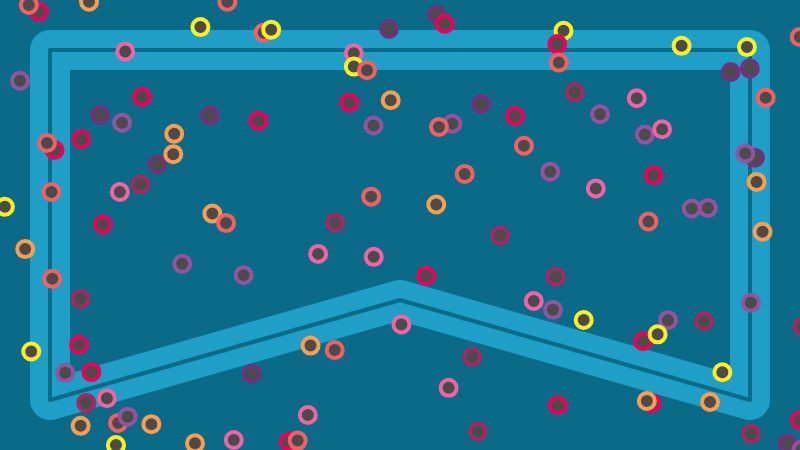
Frame 1 (no input)
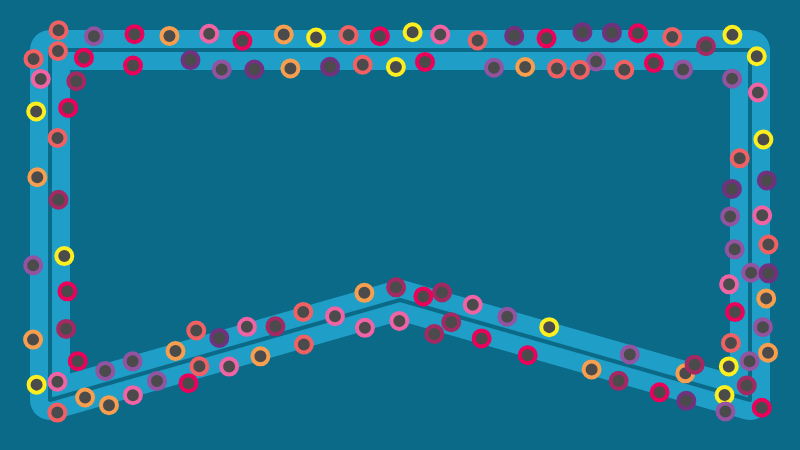
Frame 60 (no input)
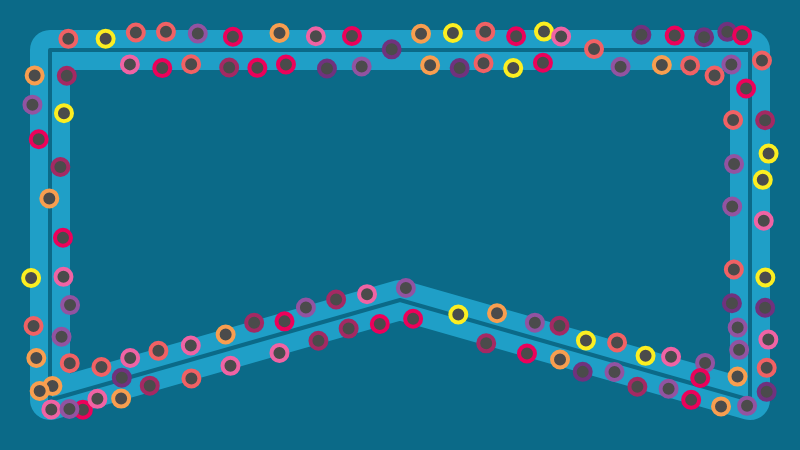
Frame 120 (the mouse pressed at the canvas centre since frame 60)

The p5.js sketch that drew these frames (run headless with seeded random() and noise() and a simulated clock; from frame 60 on, the mouse is pressed at the canvas centre):

// p5.js sketch
// ── sketch.js
// Path Following (Complex Path)
// The Nature of Code
// The Coding Train / Daniel Shiffman
// https://youtu.be/LrnR6dc2IfM
// https://thecodingtrain.com/learning/nature-of-code/5.7-path-following.html

// Path Following: https://editor.p5js.org/codingtrain/sketches/dqM054vBV
// Complex Path: https://editor.p5js.org/codingtrain/sketches/2FFzvxwVt

// Crowd Path Following
// Via Reynolds: http://www.red3d.com/cwr/steer/CrowdPath.html

// Using this variable to decide whether to draw all the stuff
let debug = false;

// A path object (series of connected points)
let path;

// Two vehicles
let vehicles = [];

function setup() {
  createCanvas(800, 450);
  // Call a function to generate new Path object
  newPath();

  // We are now making random vehicles and storing them in an ArrayList
  for (let i = 0; i < 120; i++) {
    newVehicle(random(width), random(height));
  }
  createP(
    "Hit 'd' to toggle debugging lines.<br/>Click the mouse to generate new vehicles."
  );
}

function draw() {
  background(11, 106, 136);
  // Display the path
  path.display();

  for (let v of vehicles) {
    // Path following and separation are worked on in this function
    v.applyBehaviors(vehicles, path);
    // Call the generic run method (update, borders, display, etc.)
    v.run();
  }
}

function newPath() {
  // A path is a series of connected points
  // A more sophisticated path might be a curve
  path = new Path();
  let offset = 50;
  path.addPoint(offset, offset);
  path.addPoint(width - offset, offset);
  path.addPoint(width - offset, height - offset);
  path.addPoint(width / 2, height - offset * 3);
  path.addPoint(offset, height - offset);
}

function newVehicle(x, y) {
  let maxspeed = random(2, 4);
  let maxforce = 0.3;
  vehicles.push(new Vehicle(x, y, maxspeed, maxforce));
}

function keyPressed() {
  if (key == "d") {
    debug = !debug;
  }
}

function mousePressed() {
  newVehicle(mouseX, mouseY);
}

// ── path.js
// Path Following (Complex Path)
// The Nature of Code
// The Coding Train / Daniel Shiffman
// https://youtu.be/LrnR6dc2IfM
// https://thecodingtrain.com/learning/nature-of-code/5.7-path-following.html

// Path Following: https://editor.p5js.org/codingtrain/sketches/dqM054vBV
// Complex Path: https://editor.p5js.org/codingtrain/sketches/2FFzvxwVt

class Path {
  constructor() {
    // Arbitrary radius of 20
    // A path has a radius, i.e how far is it ok for the boid to wander off
    this.radius = 20;
    // A Path is an arraylist of points (PVector objects)
    this.points = [];
  }

  // Add a point to the path
  addPoint(x, y) {
    let point = createVector(x, y);
    this.points.push(point);
  }

  // Draw the path
  display() {
    strokeJoin(ROUND);

    // Draw thick line for radius
    stroke(45, 197, 244, 150);
    strokeWeight(this.radius * 2);
    noFill();
    beginShape();
    for (let v of this.points) {
      vertex(v.x, v.y);
    }
    endShape(CLOSE);
    // Draw thin line for center of path
    stroke(11, 106, 136);
    strokeWeight(4);
    noFill();
    beginShape();
    for (let v of this.points) {
      vertex(v.x, v.y);
    }
    endShape(CLOSE);
  }
}

// ── vehicle.js
// Path Following (Complex Path)
// The Nature of Code
// The Coding Train / Daniel Shiffman
// https://youtu.be/LrnR6dc2IfM
// https://thecodingtrain.com/learning/nature-of-code/5.7-path-following.html

// Path Following: https://editor.p5js.org/codingtrain/sketches/dqM054vBV
// Complex Path: https://editor.p5js.org/codingtrain/sketches/2FFzvxwVt

// Path Following
// Vehicle class


let colorsCT = [ '#70327E', '#9253A1', '#A42963',
  '#EC015A', '#F063A4', '#F16164', '#F89E4F', '#FCEE21'
]

class Vehicle {
  // Constructor initialize all values
  constructor(x, y, ms, mf) {
    this.position = createVector(x, y);
    this.r = 16;
    this.maxspeed = ms;
    this.maxforce = mf;
    this.acceleration = createVector(0, 0);
    this.velocity = createVector(this.maxspeed, 0);
    this.color = color(random(colorsCT));
  }

  // A function to deal with path following and separation
  applyBehaviors(vehicles, path) {
    // Follow path force
    let f = this.follow(path);
    // Separate from other boids force
    let s = this.separate(vehicles);
    // Arbitrary weighting
    f.mult(3);
    s.mult(1);
    // Accumulate in acceleration
    this.applyForce(f);
    this.applyForce(s);
  }

  applyForce(force) {
    // We could add mass here if we want A = F / M
    this.acceleration.add(force);
  }

  // Main "run" function
  run() {
    this.update();
    this.render();
  }

  // This function implements Craig Reynolds' path following algorithm
  // http://www.red3d.com/cwr/steer/PathFollow.html
  follow(path) {
    // Predict position 25 (arbitrary choice) frames ahead
    let predict = this.velocity.copy();
    predict.normalize();
    predict.mult(25);
    let predictpos = p5.Vector.add(this.position, predict);

    // Now we must find the normal to the path from the predicted position
    // We look at the normal for each line segment and pick out the closest one
    let normal = null;
    let target = null;
    let worldRecord = 1000000; // Start with a very high worldRecord distance that can easily be beaten

    // Loop through all points of the path
    for (let i = 0; i < path.points.length; i++) {
      // Look at a line segment
      let a = path.points[i];
      let b = path.points[(i + 1) % path.points.length]; // Note Path has to wraparound

      // Get the normal point to that line
      let normalPoint = getNormalPoint(predictpos, a, b);

      // Check if normal is on line segment
      let dir = p5.Vector.sub(b, a);
      // If it's not within the line segment, consider the normal to just be the end of the line segment (point b)
      //if (da + db > line.mag()+1) {
      if (
        normalPoint.x < min(a.x, b.x) ||
        normalPoint.x > max(a.x, b.x) ||
        normalPoint.y < min(a.y, b.y) ||
        normalPoint.y > max(a.y, b.y)
      ) {
        normalPoint = b.copy();
        // If we're at the end we really want the next line segment for looking ahead
        a = path.points[(i + 1) % path.points.length];
        b = path.points[(i + 2) % path.points.length]; // Path wraps around
        dir = p5.Vector.sub(b, a);
      }

      // How far away are we from the path?
      let d = p5.Vector.dist(predictpos, normalPoint);
      // Did we beat the worldRecord and find the closest line segment?
      if (d < worldRecord) {
        worldRecord = d;
        normal = normalPoint;

        // Look at the direction of the line segment so we can seek a little bit ahead of the normal
        dir.normalize();
        // This is an oversimplification
        // Should be based on distance to path & velocity
        dir.mult(25);
        target = normal.copy();
        target.add(dir);
      }
    }

    // Draw the debugging stuff
    if (debug) {
      // Draw predicted future position
      stroke(0);
      fill(0);
      line(this.position.x, this.position.y, predictpos.x, predictpos.y);
      ellipse(predictpos.x, predictpos.y, 4, 4);

      // Draw normal position
      stroke(0);
      fill(0);
      ellipse(normal.x, normal.y, 4, 4);
      // Draw actual target (red if steering towards it)
      line(predictpos.x, predictpos.y, target.x, target.y);
      if (worldRecord > path.radius) fill(255, 0, 0);
      noStroke();
      ellipse(target.x, target.y, 8, 8);
    }

    // Only if the distance is greater than the path's radius do we bother to steer
    if (worldRecord > path.radius) {
      return this.seek(target);
    } else {
      return createVector(0, 0);
    }
  }

  // Separation
  // Method checks for nearby boids and steers away
  separate(boids) {
    let desiredseparation = this.r * 2;
    let steer = createVector(0, 0, 0);
    let count = 0;
    // For every boid in the system, check if it's too close
    for (let i = 0; i < boids.length; i++) {
      let other = boids[i];
      let d = p5.Vector.dist(this.position, other.position);
      // If the distance is greater than 0 and less than an arbitrary amount (0 when you are yourself)
      if (d > 0 && d < desiredseparation) {
        // Calculate vector pointing away from neighbor
        let diff = p5.Vector.sub(this.position, other.position);
        diff.normalize();
        diff.div(d); // Weight by distance
        steer.add(diff);
        count++; // Keep track of how many
      }
    }
    // Average -- divide by how many
    if (count > 0) {
      steer.div(count);
    }

    // As long as the vector is greater than 0
    if (steer.mag() > 0) {
      // Implement Reynolds: Steering = Desired - Velocity
      steer.normalize();
      steer.mult(this.maxspeed);
      steer.sub(this.velocity);
      steer.limit(this.maxforce);
    }
    return steer;
  }

  // Method to update position
  update() {
    // Update velocity
    this.velocity.add(this.acceleration);
    // Limit speed
    this.velocity.limit(this.maxspeed);
    this.position.add(this.velocity);
    // Reset accelertion to 0 each cycle
    this.acceleration.mult(0);
  }

  // A method that calculates and applies a steering force towards a target
  // STEER = DESIRED MINUS VELOCITY
  seek(target) {
    let desired = p5.Vector.sub(target, this.position); // A vector pointing from the position to the target

    // Normalize desired and scale to maximum speed
    desired.normalize();
    desired.mult(this.maxspeed);
    // Steering = Desired minus Vepositionity
    let steer = p5.Vector.sub(desired, this.velocity);
    steer.limit(this.maxforce); // Limit to maximum steering force

    return steer;
  }

  render() {
    // Simpler boid is just a circle
    fill(75);
    stroke(this.color);
    push();
    translate(this.position.x, this.position.y);
    ellipse(0, 0, this.r, this.r);
    pop();
  }
}

// A function to get the normal point from a point (p) to a line segment (a-b)
// This function could be optimized to make fewer new Vector objects
function getNormalPoint(p, a, b) {
  // Vector from a to p
  let ap = p5.Vector.sub(p, a);
  // Vector from a to b
  let ab = p5.Vector.sub(b, a);
  ab.normalize(); // Normalize the line
  // Project vector "diff" onto line by using the dot product
  ab.mult(ap.dot(ab));
  let normalPoint = p5.Vector.add(a, ab);
  return normalPoint;
}
